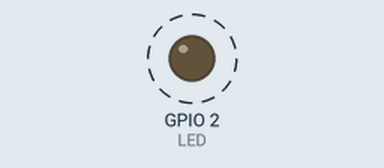
Simulated run of this program. Board: ESP32. Parts: output pins drawn as LEDs (lit = HIGH). Dashed ring = blinking.

Above: at 0.5 s.
Timing chart, 0 to 4.6 s (numbered marks = the images above):
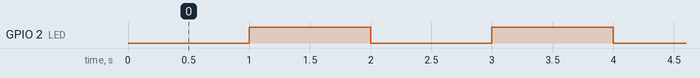

Measured:
- by itself, GPIO 2 (LED): alternates HIGH for 1.0 s and LOW for 1.0 s

The program:

main.cpp
```cpp
// Week3-Lecture2
// Timer Interrupt (Internal)
// Embedded IoT System Fall-2026
// Name: Abeesha Amin
// Reg#: 24_NTU_CS_FL_1004

#include <Arduino.h>

#define LED 2

hw_timer_t *My_timer = NULL;

void IRAM_ATTR onTimer()
{
    digitalWrite(LED, !digitalRead(LED));
}

void setup()
{
    pinMode(LED, OUTPUT);

    // Timer 0, 80 MHz / 80 = 1 MHz
    // 1 tick = 1 microsecond
    My_timer = timerBegin(0, 80, true);

    // Attach interrupt
    timerAttachInterrupt(My_timer, &onTimer, true);

    // Generate interrupt every 1,000,000 microseconds = 1 second
    timerAlarmWrite(My_timer, 1000000, true);

    // Enable timer alarm
    timerAlarmEnable(My_timer);
}

void loop()
{
}
```
